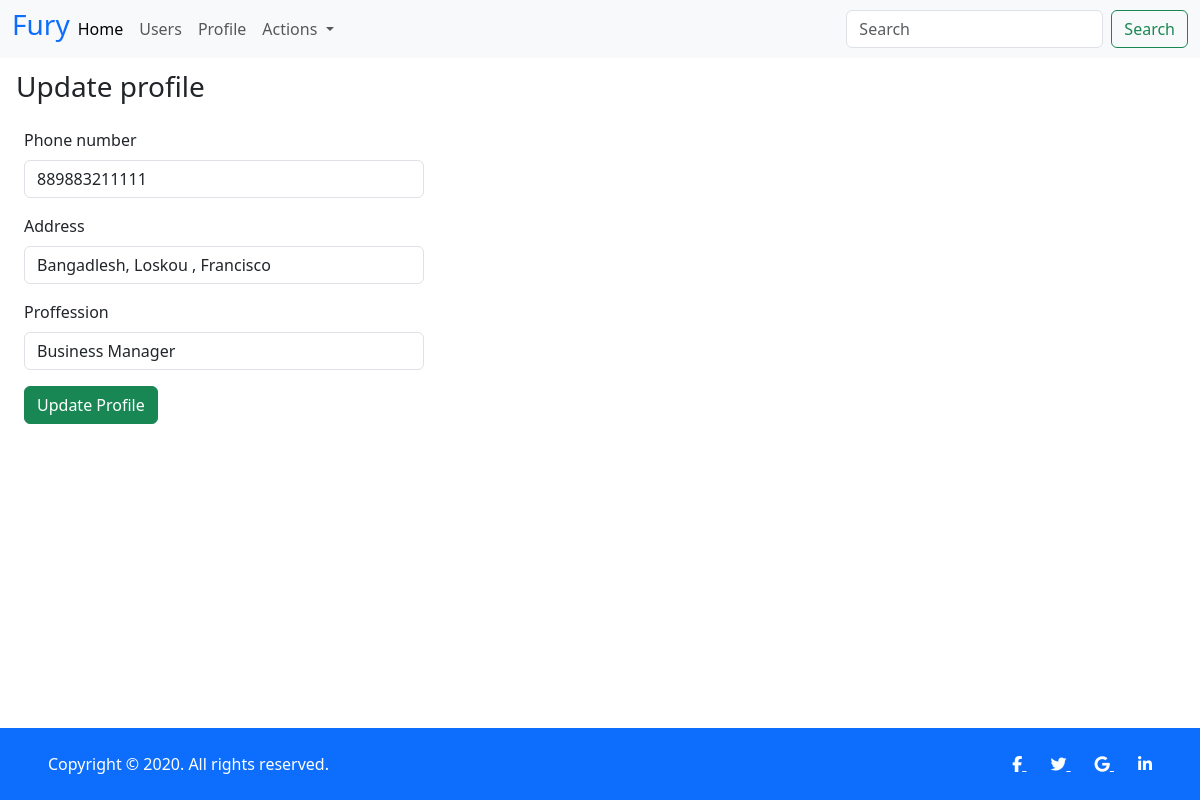
Screenshot of /user/updateprofile (signed in) with the database file from the repository.
### user/models.py (models this page shows, shortened)
class Profile(models.Model):
    phonenumber = models.IntegerField(
        unique=True, null=False, validators=[validate_slug])
    proffession = models.CharField(max_length=200)
    address = models.CharField(max_length=200)
    updated_at = models.DateTimeField(auto_now_add=True)
    author = models.ForeignKey(User, on_delete=models.CASCADE)

### user/views.py (the view)
# urls.py: path("updateprofile", views.update_profile, name="updateprofile"),
@login_required(login_url="login")
@require_http_methods(["GET", "POST"])
def update_profile(request):
    user_id = request.user.id
    if request.method == "POST":
        phonenumber = request.POST.get("phonenumber")
        proffession = request.POST.get("proffession")
        address = request.POST.get("address")
        userprofile = userProfile.objects.filter(  # pylint: disable=no-member
            author__id=int(user_id)).first()
        try:
            username = userprofile.author.username
            userprofile.phonenumber = phonenumber
            userprofile.proffession = proffession
            userprofile.address = address
            userprofile.save()
            messages.success(
                request, message="user %s is updated with success" % username)
            return redirect("profile")
        except ValidationError as error:
            return HttpResponse({"error": error})
    else:
        userdata = userProfile.objects.filter(  # pylint: disable=no-member
            author__id=user_id).first()
        context = {"userdata": userdata}
        return render(request, "user/updateprofile.html", context)

### user/templates/user/updateprofile.html (shortened to what this page needs)
{% extends 'blog/base.html' %}
{% block content %}
<div  class="m-3" > <h3>Update profile</h3> </div>
<div class="col-md-4 m-4">
    <form action="{% url 'updateprofile'  %}" method=POST >
        <div class="mb-3"   >
            <label for="phonenumber" class="form-label">Phone number</label>
            <input type="text" name="phonenumber" value="{{ userdata.phonenumber }}" class="form-control" id="exampleInputEmail1" aria-describedby="emailHelp">
        </div>
        <div class="mb-3">
            <label class="form-label" for="address" >Address</label>
            <input type="text" name="address" value="{{ userdata.address }}" class="form-control" id="exampleInputPassword1">
        </div>
        <div class="mb-3">
            <label for="proffession" class="form-label">
                Proffession
            </label>
            <input type="text" name="proffession" value="{{ userdata.proffession }}" class="form-control" id="exampleInputPassword1">
        </div>
        <button type="submit" class="btn btn-success">Update Profile</button>
    </form>
</div>
{% endblock content %}

### rows the page displays
Profile: phonenumber "889883211111", address "Bangadlesh, Loskou , Francisco", proffession "Business Manager"
